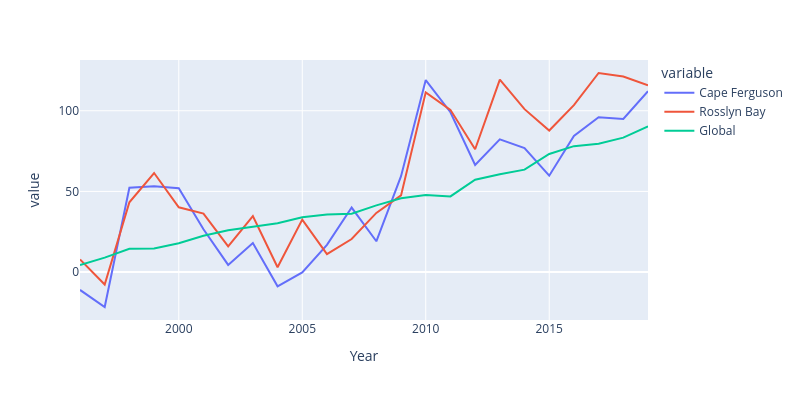

Notebook source saved alongside this figure:
### Code cell
fig = px.line(mean_df, width=800, height=400)
fig.show()

### Figure 1 — Plotly figure (JSON) as saved in the notebook; plotly's stock layout.template omitted (floating-point values rounded to 4 significant figures)
{"data": [{"hovertemplate": "variable=Cape Ferguson<br>Year=%{x}<br>value=%{y}<extra></extra>", "legendgroup": "Cape Ferguson", "line": {"color": "#636efa", "dash": "solid"}, "marker": {"symbol": "circle"}, "mode": "lines", "name": "Cape Ferguson", "orientation": "v", "showlegend": true, "type": "scatter", "x": [1996, 1997, 1998, 1999, 2000, 2001, 2002, 2003, 2004, 2005, 2006, 2007, 2008, 2009, 2010, 2011, 2012, 2013, 2014, 2015, 2016, 2017, 2018, 2019], "xaxis": "x", "y": [-11.08, -21.67, 52.25, 53.17, 51.92, 26.5, 4.417, 17.96, -8.833, -0.25, 16.83, 40, 19.08, 59.42, 119, 99.08, 66.42, 82.25, 76.83, 59.75, 84.33, 96, 94.92, 112.1], "yaxis": "y"}, {"hovertemplate": "variable=Rosslyn Bay<br>Year=%{x}<br>value=%{y}<extra></extra>", "legendgroup": "Rosslyn Bay", "line": {"color": "#EF553B", "dash": "solid"}, "marker": {"symbol": "circle"}, "mode": "lines", "name": "Rosslyn Bay", "orientation": "v", "showlegend": true, "type": "scatter", "x": [1996, 1997, 1998, 1999, 2000, 2001, 2002, 2003, 2004, 2005, 2006, 2007, 2008, 2009, 2010, 2011, 2012, 2013, 2014, 2015, 2016, 2017, 2018, 2019], "xaxis": "x", "y": [7.833, -7.75, 43.25, 61.42, 40.17, 36.25, 15.92, 34.75, 3, 32.5, 11.17, 20.5, 36.67, 47.5, 111.4, 100.6, 76.17, 119.3, 101, 87.75, 103.5, 123.4, 121.2, 115.8], "yaxis": "y"}, {"hovertemplate": "variable=Global<br>Year=%{x}<br>value=%{y}<extra></extra>", "legendgroup": "Global", "line": {"color": "#00cc96", "dash": "solid"}, "marker": {"symbol": "circle"}, "mode": "lines", "name": "Global", "orientation": "v", "showlegend": true, "type": "scatter", "x": [1996, 1997, 1998, 1999, 2000, 2001, 2002, 2003, 2004, 2005, 2006, 2007, 2008, 2009, 2010, 2011, 2012, 2013, 2014, 2015, 2016, 2017, 2018, 2019], "xaxis": "x", "y": [4.4, 8.95, 14.47, 14.58, 17.91, 22.49, 25.97, 28.16, 30.22, 34.02, 35.73, 36.14, 41.34, 45.73, 47.81, 46.89, 57.25, 60.69, 63.52, 73.18, 78.05, 79.52, 83.37, 90.35], "yaxis": "y"}], "layout": {"height": 400, "legend": {"title": {"text": "variable"}, "tracegroupgap": 0}, "margin": {"t": 60}, "width": 800, "xaxis": {"anchor": "y", "domain": [0, 1], "title": {"text": "Year"}}, "yaxis": {"anchor": "x", "domain": [0, 1], "title": {"text": "value"}}}}
